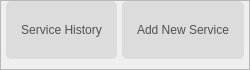
                  <widget class="QFrame" name="frame_60">
                   <property name="maximumSize">
                    <size>
                     <width>16777215</width>
                     <height>70</height>
                    </size>
                   </property>
                   <property name="frameShape">
                    <enum>QFrame::StyledPanel</enum>
                   </property>
                   <property name="frameShadow">
                    <enum>QFrame::Raised</enum>
                   </property>
                   <layout class="QHBoxLayout" name="horizontalLayout_60">
                    <property name="spacing">
                     <number>5</number>
                    </property>
                    <property name="leftMargin">
                     <number>5</number>
                    </property>
                    <property name="topMargin">
                     <number>0</number>
                    </property>
                    <property name="rightMargin">
                     <number>5</number>
                    </property>
                    <property name="bottomMargin">
                     <number>10</number>
                    </property>
                    <item>
                     <widget class="QFrame" name="serviceShadow">
                      <property name="maximumSize">
                       <size>
                        <width>16777215</width>
                        <height>60</height>
                       </size>
                      </property>
                      <property name="styleSheet">
                       <string notr="true">border-radius: 5px;
border:none;</string>
                      </property>
                      <property name="frameShape">
                       <enum>QFrame::StyledPanel</enum>
                      </property>
                      <property name="frameShadow">
                       <enum>QFrame::Raised</enum>
                      </property>
                      <layout class="QHBoxLayout" name="horizontalLayout_27">
                       <property name="spacing">
                        <number>0</number>
                       </property>
                       <property name="leftMargin">
                        <number>0</number>
                       </property>
                       <property name="topMargin">
                        <number>0</number>
                       </property>
                       <property name="rightMargin">
                        <number>0</number>
                       </property>
                       <property name="bottomMargin">
                        <number>0</number>
                       </property>
                       <item>
                        <widget class="QPushButton" name="serviceHistoryBtn">
                         <property name="sizePolicy">
                          <sizepolicy hsizetype="Expanding" vsizetype="Expanding">
                           <horstretch>0</horstretch>
                           <verstretch>0</verstretch>
                          </sizepolicy>
                         </property>
                         <property name="maximumSize">
                          <size>
                           <width>16777215</width>
                           <height>60</height>
                          </size>
                         </property>
                         <property name="styleSheet">
                          <string notr="true">QPushButton {
    border: none;
    background-color:rgb(220, 220, 220);
    color: rgb(80, 80, 80);
    font: 63 12pt &quot;Montserrat SemiBold&quot;;
    padding: 10px 15px;
    border-radius: 5px;
}


QPushButton:hover {
    background-color:rgb(194, 194, 194);
	border-radius:5px;
}
QPushButton:checked {
    background-color:rgb(252, 213, 151);   
	border-radius:5px;
    color: rgb(40, 40, 40);
	border: none;                        
}</string>
                         </property>
                         <property name="text">
                          <string>Service History</string>
                         </property>
                        </widget>
                       </item>
                      </layout>
                     </widget>
                    </item>
                    <item>
                     <widget class="QFrame" name="addServiceShadow">
                      <property name="maximumSize">
                       <size>
                        <width>16777215</width>
                        <height>60</height>
                       </size>
                      </property>
                      <property name="styleSheet">
                       <string notr="true">border-radius: 5px;
border:none;</string>
                      </property>
                      <property name="frameShape">
                       <enum>QFrame::StyledPanel</enum>
                      </property>
                      <property name="frameShadow">
                       <enum>QFrame::Raised</enum>
                      </property>
                      <layout class="QHBoxLayout" name="horizontalLayout_28">
                       <property name="spacing">
                        <number>0</number>
                       </property>
                       <property name="leftMargin">
                        <number>0</number>
                       </property>
                       <property name="topMargin">
                        <number>0</number>
                       </property>
                       <property name="rightMargin">
                        <number>0</number>
                       </property>
                       <property name="bottomMargin">
                        <number>0</number>
                       </property>
                       <item>
                        <widget class="QPushButton" name="addNewServiceBtn">
                         <property name="sizePolicy">
                          <sizepolicy hsizetype="Expanding" vsizetype="Expanding">
                           <horstretch>0</horstretch>
                           <verstretch>0</verstretch>
                          </sizepolicy>
                         </property>
                         <property name="maximumSize">
                          <size>
                           <width>16777215</width>
                           <height>60</height>
                          </size>
                         </property>
                         <property name="styleSheet">
                          <string notr="true">QPushButton {
    border: none;
    background-color:rgb(220, 220, 220);
    color: rgb(80, 80, 80);
    font: 63 12pt &quot;Montserrat SemiBold&quot;;
    padding: 10px 15px;
    border-radius: 5px;
}


QPushButton:hover {
    background-color:rgb(194, 194, 194);
	border-radius:5px;
}
QPushButton:checked {
    background-color:rgb(252, 213, 151);   
	border-radius:5px;
    color: rgb(40, 40, 40);
	border: none;                        
}</string>
                         </property>
                         <property name="text">
                          <string>Add New Service</string>
                         </property>
                        </widget>
                       </item>
                      </layout>
                     </widget>
                    </item>
                   </layout>
                  </widget>
